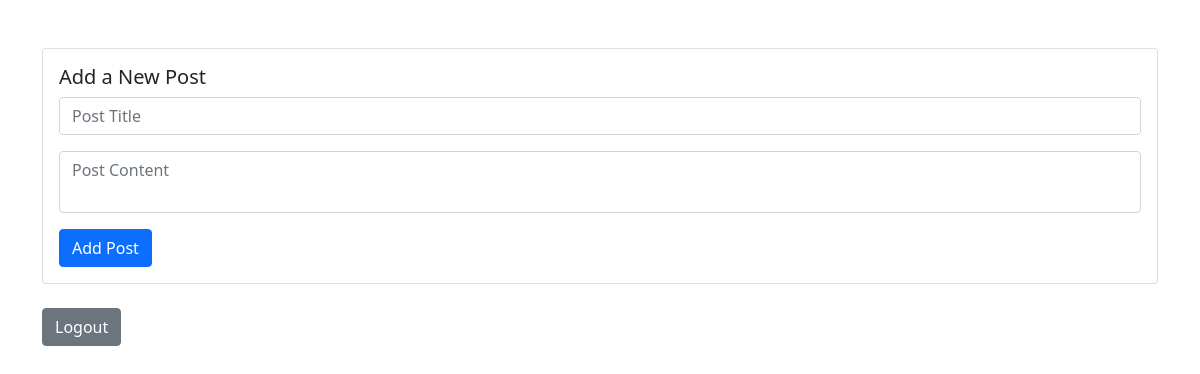
Page / (signed in) on the earlier database version.
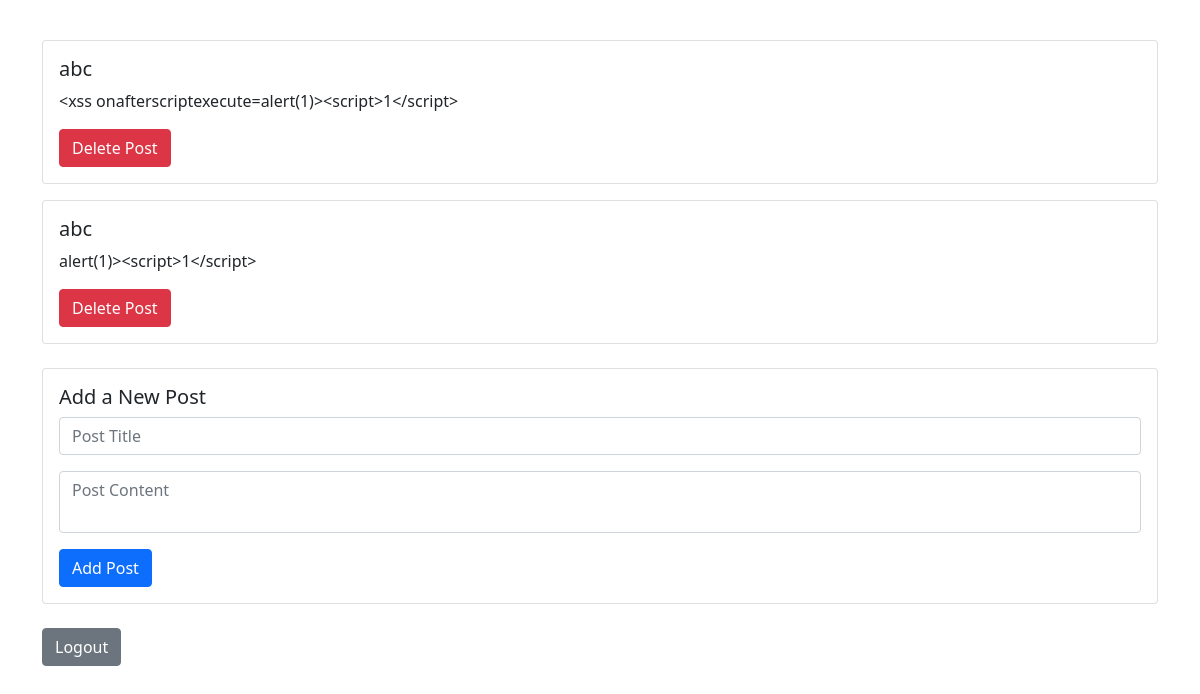
Same page on the later database version.
### tables this page shows
CREATE TABLE posts (
    id INTEGER PRIMARY KEY AUTOINCREMENT,
    user_id INTEGER NOT NULL,
    title TEXT NOT NULL,
    content TEXT NOT NULL,
    FOREIGN KEY (user_id) REFERENCES users(id)
);

### index.php (the view, shortened to what this page needs)
<!DOCTYPE html>
<html lang="en">
<head>
    <link href="https://cdn.jsdelivr.net/npm/bootstrap@5.0.2/dist/css/bootstrap.min.css" rel="stylesheet"
>
</head>
<body>
    <div class="container py-4">
        <?php
        include 'connect.php';
        function isLoggedIn() {
            return isset($_SESSION['logged_in']) && $_SESSION['logged_in'] === true;
        }
        function displayPosts($db) {
            try {
                $stmt = $db->query("SELECT * FROM posts");
                $posts = $stmt->fetchAll(PDO::FETCH_ASSOC);
                foreach ($posts as $post) {
                    echo "<div class='card my-3'><div class='card-body'>";
                    echo "<h5 class='card-title'>" . htmlspecialchars($post['title']) . "</h5>";
                    echo "<p class='card-text'>" . nl2br(htmlspecialchars($post['content'])) . "</p>";
                    if (isLoggedIn()) {
                        echo "<a href='delete_post.php?id=" . $post['id'] . "' class='btn btn-danger'>Delete Post</a>";
                    }
                    echo "</div></div>";
                }
            } catch (PDOException $e) {
                echo "Error fetching posts: " . $e->getMessage();
            }
        }
        if (isLoggedIn()) {
            displayPosts($db);
            ?>
            <div class="card my-4">
                <div class="card-body">
                    <h5 class="card-title">Add a New Post</h5>
                    <form method="post">
                        <div class="mb-3">
                            <input type="text" class="form-control" name="title" placeholder="Post Title" required>
                        </div>
                        <div class="mb-3">
                            <textarea class="form-control" name="content" placeholder="Post Content" required style="resize: none;"></textarea>
                        </div>
                        <button type="submit" class="btn btn-primary" name="add_post">Add Post</button>
                    </form>
                </div>
            </div>
            <a href="logout.php" class="btn btn-secondary">Logout</a>
            <?php
        }
        ?>
    </div>
</body>
</html>

Differences in the rows shown:
added posts: title "abc", content "<xss onafterscriptexecute=alert(1)><script>1</script>"
added posts: title "abc", content "alert(1)><script>1</script>"
